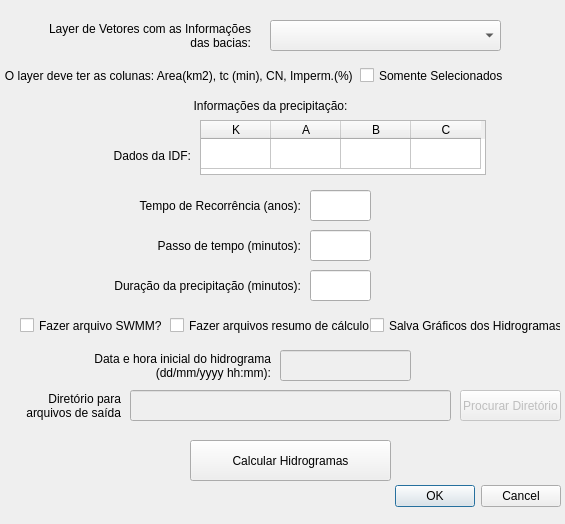
<?xml version="1.0" encoding="UTF-8"?>
<ui version="4.0">
 <class>SCS_UHDialogBase</class>
 <widget class="QDialog" name="SCS_UHDialogBase">
  <property name="geometry">
   <rect>
    <x>0</x>
    <y>0</y>
    <width>565</width>
    <height>524</height>
   </rect>
  </property>
  <property name="windowTitle">
   <string>SCS Unit Hydrograph</string>
  </property>
  <widget class="QDialogButtonBox" name="button_box">
   <property name="geometry">
    <rect>
     <x>220</x>
     <y>480</y>
     <width>341</width>
     <height>32</height>
    </rect>
   </property>
   <property name="orientation">
    <enum>Qt::Horizontal</enum>
   </property>
   <property name="standardButtons">
    <set>QDialogButtonBox::Cancel|QDialogButtonBox::Ok</set>
   </property>
  </widget>
  <widget class="QLabel" name="label">
   <property name="geometry">
    <rect>
     <x>30</x>
     <y>20</y>
     <width>221</width>
     <height>31</height>
    </rect>
   </property>
   <property name="text">
    <string>Layer de Vetores com as Informações das bacias:</string>
   </property>
   <property name="alignment">
    <set>Qt::AlignRight|Qt::AlignTrailing|Qt::AlignVCenter</set>
   </property>
   <property name="wordWrap">
    <bool>true</bool>
   </property>
  </widget>
  <widget class="QComboBox" name="cbPointLayer">
   <property name="geometry">
    <rect>
     <x>270</x>
     <y>20</y>
     <width>231</width>
     <height>31</height>
    </rect>
   </property>
  </widget>
  <widget class="QLabel" name="label_2">
   <property name="geometry">
    <rect>
     <x>0</x>
     <y>60</y>
     <width>361</width>
     <height>31</height>
    </rect>
   </property>
   <property name="text">
    <string>O layer deve ter as colunas: Area(km2), tc (min), CN, Imperm.(%) </string>
   </property>
   <property name="alignment">
    <set>Qt::AlignCenter</set>
   </property>
  </widget>
  <widget class="QLabel" name="label_3">
   <property name="geometry">
    <rect>
     <x>170</x>
     <y>90</y>
     <width>201</width>
     <height>31</height>
    </rect>
   </property>
   <property name="text">
    <string>Informações da precipitação:</string>
   </property>
   <property name="alignment">
    <set>Qt::AlignCenter</set>
   </property>
  </widget>
  <widget class="QTableWidget" name="twIDF">
   <property name="geometry">
    <rect>
     <x>200</x>
     <y>120</y>
     <width>286</width>
     <height>55</height>
    </rect>
   </property>
   <attribute name="horizontalHeaderDefaultSectionSize">
    <number>70</number>
   </attribute>
   <attribute name="horizontalHeaderMinimumSectionSize">
    <number>60</number>
   </attribute>
   <attribute name="verticalHeaderVisible">
    <bool>false</bool>
   </attribute>
   <row>
    <property name="text">
     <string>1</string>
    </property>
   </row>
   <column>
    <property name="text">
     <string>K</string>
    </property>
    <property name="textAlignment">
     <set>AlignHCenter|AlignVCenter|AlignCenter</set>
    </property>
   </column>
   <column>
    <property name="text">
     <string>A</string>
    </property>
    <property name="textAlignment">
     <set>AlignHCenter|AlignVCenter|AlignCenter</set>
    </property>
   </column>
   <column>
    <property name="text">
     <string>B</string>
    </property>
    <property name="textAlignment">
     <set>AlignHCenter|AlignVCenter|AlignCenter</set>
    </property>
   </column>
   <column>
    <property name="text">
     <string>C</string>
    </property>
    <property name="textAlignment">
     <set>AlignHCenter|AlignVCenter|AlignCenter</set>
    </property>
   </column>
  </widget>
  <widget class="QLabel" name="label_4">
   <property name="geometry">
    <rect>
     <x>100</x>
     <y>190</y>
     <width>201</width>
     <height>31</height>
    </rect>
   </property>
   <property name="text">
    <string>Tempo de Recorrência (anos):</string>
   </property>
   <property name="alignment">
    <set>Qt::AlignRight|Qt::AlignTrailing|Qt::AlignVCenter</set>
   </property>
  </widget>
  <widget class="QLabel" name="label_5">
   <property name="geometry">
    <rect>
     <x>100</x>
     <y>230</y>
     <width>201</width>
     <height>31</height>
    </rect>
   </property>
   <property name="text">
    <string>Passo de tempo (minutos):</string>
   </property>
   <property name="alignment">
    <set>Qt::AlignRight|Qt::AlignTrailing|Qt::AlignVCenter</set>
   </property>
  </widget>
  <widget class="QLabel" name="label_6">
   <property name="geometry">
    <rect>
     <x>90</x>
     <y>350</y>
     <width>181</width>
     <height>31</height>
    </rect>
   </property>
   <property name="text">
    <string>Data e hora inicial do hidrograma (dd/mm/yyyy hh:mm):</string>
   </property>
   <property name="alignment">
    <set>Qt::AlignRight|Qt::AlignTrailing|Qt::AlignVCenter</set>
   </property>
   <property name="wordWrap">
    <bool>true</bool>
   </property>
  </widget>
  <widget class="QLabel" name="label_7">
   <property name="geometry">
    <rect>
     <x>10</x>
     <y>380</y>
     <width>111</width>
     <height>51</height>
    </rect>
   </property>
   <property name="text">
    <string>Diretório para arquivos de saída</string>
   </property>
   <property name="alignment">
    <set>Qt::AlignRight|Qt::AlignTrailing|Qt::AlignVCenter</set>
   </property>
   <property name="wordWrap">
    <bool>true</bool>
   </property>
  </widget>
  <widget class="QPushButton" name="pbCalc">
   <property name="geometry">
    <rect>
     <x>190</x>
     <y>440</y>
     <width>201</width>
     <height>41</height>
    </rect>
   </property>
   <property name="text">
    <string>Calcular Hidrogramas</string>
   </property>
  </widget>
  <widget class="QPushButton" name="pbPath">
   <property name="enabled">
    <bool>false</bool>
   </property>
   <property name="geometry">
    <rect>
     <x>460</x>
     <y>390</y>
     <width>101</width>
     <height>31</height>
    </rect>
   </property>
   <property name="text">
    <string>Procurar Diretório</string>
   </property>
  </widget>
  <widget class="QLineEdit" name="leTR">
   <property name="geometry">
    <rect>
     <x>310</x>
     <y>190</y>
     <width>61</width>
     <height>31</height>
    </rect>
   </property>
   <property name="alignment">
    <set>Qt::AlignCenter</set>
   </property>
  </widget>
  <widget class="QLineEdit" name="leDT">
   <property name="geometry">
    <rect>
     <x>310</x>
     <y>230</y>
     <width>61</width>
     <height>31</height>
    </rect>
   </property>
   <property name="alignment">
    <set>Qt::AlignCenter</set>
   </property>
  </widget>
  <widget class="QLineEdit" name="leHoraIni">
   <property name="enabled">
    <bool>false</bool>
   </property>
   <property name="geometry">
    <rect>
     <x>280</x>
     <y>350</y>
     <width>131</width>
     <height>31</height>
    </rect>
   </property>
   <property name="alignment">
    <set>Qt::AlignCenter</set>
   </property>
  </widget>
  <widget class="QLineEdit" name="lePath">
   <property name="enabled">
    <bool>false</bool>
   </property>
   <property name="geometry">
    <rect>
     <x>130</x>
     <y>390</y>
     <width>321</width>
     <height>31</height>
    </rect>
   </property>
   <property name="alignment">
    <set>Qt::AlignCenter</set>
   </property>
  </widget>
  <widget class="QCheckBox" name="cbSWMM">
   <property name="geometry">
    <rect>
     <x>20</x>
     <y>310</y>
     <width>161</width>
     <height>31</height>
    </rect>
   </property>
   <property name="sizePolicy">
    <sizepolicy hsizetype="Minimum" vsizetype="Fixed">
     <horstretch>0</horstretch>
     <verstretch>0</verstretch>
    </sizepolicy>
   </property>
   <property name="text">
    <string>Fazer arquivo SWMM?</string>
   </property>
   <property name="iconSize">
    <size>
     <width>31</width>
     <height>31</height>
    </size>
   </property>
  </widget>
  <widget class="QLineEdit" name="leDur">
   <property name="geometry">
    <rect>
     <x>310</x>
     <y>270</y>
     <width>61</width>
     <height>31</height>
    </rect>
   </property>
   <property name="alignment">
    <set>Qt::AlignCenter</set>
   </property>
  </widget>
  <widget class="QLabel" name="label_8">
   <property name="geometry">
    <rect>
     <x>100</x>
     <y>270</y>
     <width>201</width>
     <height>31</height>
    </rect>
   </property>
   <property name="text">
    <string>Duração da precipitação (minutos):</string>
   </property>
   <property name="alignment">
    <set>Qt::AlignRight|Qt::AlignTrailing|Qt::AlignVCenter</set>
   </property>
  </widget>
  <widget class="QCheckBox" name="cbSel">
   <property name="geometry">
    <rect>
     <x>360</x>
     <y>60</y>
     <width>161</width>
     <height>31</height>
    </rect>
   </property>
   <property name="sizePolicy">
    <sizepolicy hsizetype="Minimum" vsizetype="Fixed">
     <horstretch>0</horstretch>
     <verstretch>0</verstretch>
    </sizepolicy>
   </property>
   <property name="text">
    <string>Somente Selecionados</string>
   </property>
   <property name="iconSize">
    <size>
     <width>31</width>
     <height>31</height>
    </size>
   </property>
  </widget>
  <widget class="QLabel" name="label_9">
   <property name="geometry">
    <rect>
     <x>50</x>
     <y>140</y>
     <width>141</width>
     <height>31</height>
    </rect>
   </property>
   <property name="layoutDirection">
    <enum>Qt::LeftToRight</enum>
   </property>
   <property name="text">
    <string>Dados da IDF:</string>
   </property>
   <property name="alignment">
    <set>Qt::AlignRight|Qt::AlignTrailing|Qt::AlignVCenter</set>
   </property>
  </widget>
  <widget class="QCheckBox" name="cbRes">
   <property name="geometry">
    <rect>
     <x>170</x>
     <y>310</y>
     <width>201</width>
     <height>31</height>
    </rect>
   </property>
   <property name="sizePolicy">
    <sizepolicy hsizetype="Minimum" vsizetype="Fixed">
     <horstretch>0</horstretch>
     <verstretch>0</verstretch>
    </sizepolicy>
   </property>
   <property name="text">
    <string>Fazer arquivos resumo de cálculo</string>
   </property>
   <property name="iconSize">
    <size>
     <width>31</width>
     <height>31</height>
    </size>
   </property>
  </widget>
  <widget class="QCheckBox" name="cbHid">
   <property name="geometry">
    <rect>
     <x>370</x>
     <y>310</y>
     <width>191</width>
     <height>31</height>
    </rect>
   </property>
   <property name="sizePolicy">
    <sizepolicy hsizetype="Minimum" vsizetype="Fixed">
     <horstretch>0</horstretch>
     <verstretch>0</verstretch>
    </sizepolicy>
   </property>
   <property name="text">
    <string>Salva Gráficos dos Hidrogramas</string>
   </property>
   <property name="iconSize">
    <size>
     <width>31</width>
     <height>31</height>
    </size>
   </property>
  </widget>
 </widget>
 <tabstops>
  <tabstop>cbPointLayer</tabstop>
  <tabstop>twIDF</tabstop>
  <tabstop>leTR</tabstop>
  <tabstop>leDT</tabstop>
  <tabstop>leDur</tabstop>
  <tabstop>cbSWMM</tabstop>
  <tabstop>leHoraIni</tabstop>
  <tabstop>lePath</tabstop>
  <tabstop>pbPath</tabstop>
  <tabstop>pbCalc</tabstop>
  <tabstop>button_box</tabstop>
 </tabstops>
 <resources/>
 <connections>
  <connection>
   <sender>button_box</sender>
   <signal>accepted()</signal>
   <receiver>SCS_UHDialogBase</receiver>
   <slot>accept()</slot>
   <hints>
    <hint type="sourcelabel">
     <x>20</x>
     <y>20</y>
    </hint>
    <hint type="destinationlabel">
     <x>20</x>
     <y>20</y>
    </hint>
   </hints>
  </connection>
  <connection>
   <sender>button_box</sender>
   <signal>rejected()</signal>
   <receiver>SCS_UHDialogBase</receiver>
   <slot>reject()</slot>
   <hints>
    <hint type="sourcelabel">
     <x>20</x>
     <y>20</y>
    </hint>
    <hint type="destinationlabel">
     <x>20</x>
     <y>20</y>
    </hint>
   </hints>
  </connection>
 </connections>
</ui>
